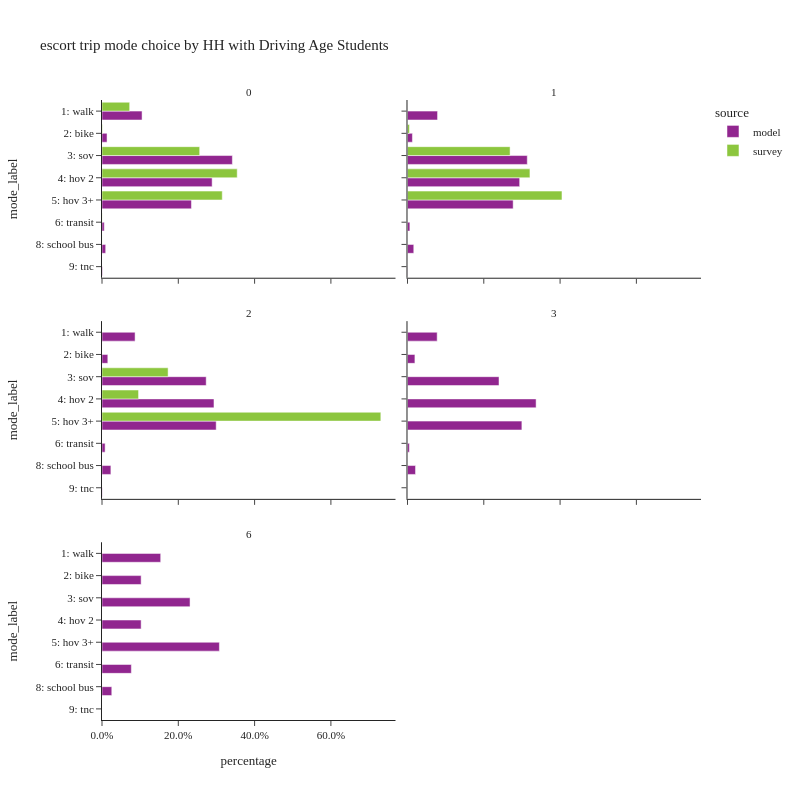

Notebook code cell kept with this figure:
### Code cell
plot_mode_choice(es_trip,
                 "hhhsc",
                 {"mode_label":util.mode_cat.values()},
                 "HH with Driving Age Students",2,800)

### Figure 1 — Plotly figure (JSON) as saved in the notebook; plotly's stock layout.template omitted (floating-point values rounded to 4 significant figures)
{"data": [{"alignmentgroup": "True", "customdata": [[153648], [19332], [499947], [422375], [342954], [8620], [14104], [1977]], "hovertemplate": "source=model<br>hhhsc=0<br>percentage=%{x}<br>mode_label=%{y}<br>sample count=%{customdata[0]}<extra></extra>", "legendgroup": "model", "marker": {"color": "#91268F", "pattern": {"shape": ""}}, "name": "model", "offsetgroup": "model", "orientation": "h", "showlegend": true, "textposition": "auto", "type": "bar", "x": [0.105, 0.01321, 0.3417, 0.2887, 0.2344, 0.005892, 0.009641, 0.001351], "xaxis": "x5", "y": ["1: walk", "2: bike", "3: sov", "4: hov 2", "5: hov 3+", "6: transit", "8: school bus", "9: tnc"], "yaxis": "y5"}, {"alignmentgroup": "True", "customdata": [[13956], [2285], [55607], [52076], [49053], [1101], [2915], [98]], "hovertemplate": "source=model<br>hhhsc=1<br>percentage=%{x}<br>mode_label=%{y}<br>sample count=%{customdata[0]}<extra></extra>", "legendgroup": "model", "marker": {"color": "#91268F", "pattern": {"shape": ""}}, "name": "model", "offsetgroup": "model", "orientation": "h", "showlegend": false, "textposition": "auto", "type": "bar", "x": [0.07881, 0.0129, 0.314, 0.2941, 0.277, 0.006217, 0.01646, 0.0005534], "xaxis": "x6", "y": ["1: walk", "2: bike", "3: sov", "4: hov 2", "5: hov 3+", "6: transit", "8: school bus", "9: tnc"], "yaxis": "y6"}, {"alignmentgroup": "True", "customdata": [[2101], [369], [6618], [7113], [7253], [198], [564], [16]], "hovertemplate": "source=model<br>hhhsc=2<br>percentage=%{x}<br>mode_label=%{y}<br>sample count=%{customdata[0]}<extra></extra>", "legendgroup": "model", "marker": {"color": "#91268F", "pattern": {"shape": ""}}, "name": "model", "offsetgroup": "model", "orientation": "h", "showlegend": false, "textposition": "auto", "type": "bar", "x": [0.0867, 0.01523, 0.2731, 0.2935, 0.2993, 0.008171, 0.02328, 0.0006603], "xaxis": "x3", "y": ["1: walk", "2: bike", "3: sov", "4: hov 2", "5: hov 3+", "6: transit", "8: school bus", "9: tnc"], "yaxis": "y3"}, {"alignmentgroup": "True", "customdata": [[48], [12], [148], [208], [185], [3], [13]], "hovertemplate": "source=model<br>hhhsc=3<br>percentage=%{x}<br>mode_label=%{y}<br>sample count=%{customdata[0]}<extra></extra>", "legendgroup": "model", "marker": {"color": "#91268F", "pattern": {"shape": ""}}, "name": "model", "offsetgroup": "model", "orientation": "h", "showlegend": false, "textposition": "auto", "type": "bar", "x": [0.0778, 0.01945, 0.2399, 0.3371, 0.2998, 0.004862, 0.02107], "xaxis": "x4", "y": ["1: walk", "2: bike", "3: sov", "4: hov 2", "5: hov 3+", "6: transit", "8: school bus"], "yaxis": "y4"}, {"alignmentgroup": "True", "customdata": [[6], [4], [9], [4], [12], [3], [1]], "hovertemplate": "source=model<br>hhhsc=6<br>percentage=%{x}<br>mode_label=%{y}<br>sample count=%{customdata[0]}<extra></extra>", "legendgroup": "model", "marker": {"color": "#91268F", "pattern": {"shape": ""}}, "name": "model", "offsetgroup": "model", "orientation": "h", "showlegend": false, "textposition": "auto", "type": "bar", "x": [0.1538, 0.1026, 0.2308, 0.1026, 0.3077, 0.07692, 0.02564], "xaxis": "x", "y": ["1: walk", "2: bike", "3: sov", "4: hov 2", "5: hov 3+", "6: transit", "8: school bus"], "yaxis": "y"}, {"alignmentgroup": "True", "customdata": [[137], [23], [328], [467], [382], [5], [3]], "hovertemplate": "source=survey<br>hhhsc=0<br>percentage=%{x}<br>mode_label=%{y}<br>sample count=%{customdata[0]}<extra></extra>", "legendgroup": "survey", "marker": {"color": "#8CC63E", "pattern": {"shape": ""}}, "name": "survey", "offsetgroup": "survey", "orientation": "h", "showlegend": true, "textposition": "auto", "type": "bar", "x": [0.07254, 0.001247, 0.256, 0.3544, 0.3152, 0.0003644, 0.0001873], "xaxis": "x5", "y": ["1: walk", "2: bike", "3: sov", "4: hov 2", "5: hov 3+", "6: transit", "8: school bus"], "yaxis": "y5"}, {"alignmentgroup": "True", "customdata": [[1], [1], [26], [41], [23]], "hovertemplate": "source=survey<br>hhhsc=1<br>percentage=%{x}<br>mode_label=%{y}<br>sample count=%{customdata[0]}<extra></extra>", "legendgroup": "survey", "marker": {"color": "#8CC63E", "pattern": {"shape": ""}}, "name": "survey", "offsetgroup": "survey", "orientation": "h", "showlegend": false, "textposition": "auto", "type": "bar", "x": [7.85e-05, 0.005077, 0.2689, 0.321, 0.405], "xaxis": "x6", "y": ["1: walk", "2: bike", "3: sov", "4: hov 2", "5: hov 3+"], "yaxis": "y6"}, {"alignmentgroup": "True", "customdata": [[4], [2], [8]], "hovertemplate": "source=survey<br>hhhsc=2<br>percentage=%{x}<br>mode_label=%{y}<br>sample count=%{customdata[0]}<extra></extra>", "legendgroup": "survey", "marker": {"color": "#8CC63E", "pattern": {"shape": ""}}, "name": "survey", "offsetgroup": "survey", "orientation": "h", "showlegend": false, "textposition": "auto", "type": "bar", "x": [0.1733, 0.09584, 0.7309], "xaxis": "x3", "y": ["3: sov", "4: hov 2", "5: hov 3+"], "yaxis": "y3"}], "layout": {"annotations": [{"font": {}, "showarrow": false, "text": "6", "x": 0.245, "xanchor": "center", "xref": "paper", "y": 0.2867, "yanchor": "bottom", "yref": "paper"}, {"font": {}, "showarrow": false, "text": "2", "x": 0.245, "xanchor": "center", "xref": "paper", "y": 0.6433, "yanchor": "bottom", "yref": "paper"}, {"font": {}, "showarrow": false, "text": "3", "x": 0.755, "xanchor": "center", "xref": "paper", "y": 0.6433, "yanchor": "bottom", "yref": "paper"}, {"font": {}, "showarrow": false, "text": "0", "x": 0.245, "xanchor": "center", "xref": "paper", "y": 1.0, "yanchor": "bottom", "yref": "paper"}, {"font": {}, "showarrow": false, "text": "1", "x": 0.755, "xanchor": "center", "xref": "paper", "y": 1.0, "yanchor": "bottom", "yref": "paper"}], "barmode": "group", "height": 800, "legend": {"title": {"text": "source"}, "tracegroupgap": 0}, "title": {"text": "escort trip mode choice by HH with Driving Age Students"}, "width": 800, "xaxis": {"anchor": "y", "domain": [0, 0.49], "tickformat": ".1%", "title": {"text": "percentage"}}, "xaxis2": {"anchor": "y2", "domain": [0.51, 1], "matches": "x", "tickformat": ".1%", "title": {"text": "percentage"}}, "xaxis3": {"anchor": "y3", "domain": [0, 0.49], "matches": "x", "showticklabels": false, "tickformat": ".1%"}, "xaxis4": {"anchor": "y4", "domain": [0.51, 1], "matches": "x", "showticklabels": false, "tickformat": ".1%"}, "xaxis5": {"anchor": "y5", "domain": [0, 0.49], "matches": "x", "showticklabels": false, "tickformat": ".1%"}, "xaxis6": {"anchor": "y6", "domain": [0.51, 1], "matches": "x", "showticklabels": false, "tickformat": ".1%"}, "yaxis": {"anchor": "x", "categoryarray": ["9: tnc", "8: school bus", "6: transit", "5: hov 3+", "4: hov 2", "3: sov", "2: bike", "1: walk"], "categoryorder": "array", "domain": [0, 0.2867], "title": {"text": "mode_label"}}, "yaxis2": {"anchor": "x2", "domain": [0, 0.2867], "matches": "y", "showticklabels": false}, "yaxis3": {"anchor": "x3", "categoryarray": ["9: tnc", "8: school bus", "6: transit", "5: hov 3+", "4: hov 2", "3: sov", "2: bike", "1: walk"], "categoryorder": "array", "domain": [0.3567, 0.6433], "matches": "y", "title": {"text": "mode_label"}}, "yaxis4": {"anchor": "x4", "domain": [0.3567, 0.6433], "matches": "y", "showticklabels": false}, "yaxis5": {"anchor": "x5", "categoryarray": ["9: tnc", "8: school bus", "6: transit", "5: hov 3+", "4: hov 2", "3: sov", "2: bike", "1: walk"], "categoryorder": "array", "domain": [0.7133, 1.0], "matches": "y", "title": {"text": "mode_label"}}, "yaxis6": {"anchor": "x6", "domain": [0.7133, 1.0], "matches": "y", "showticklabels": false}}}
